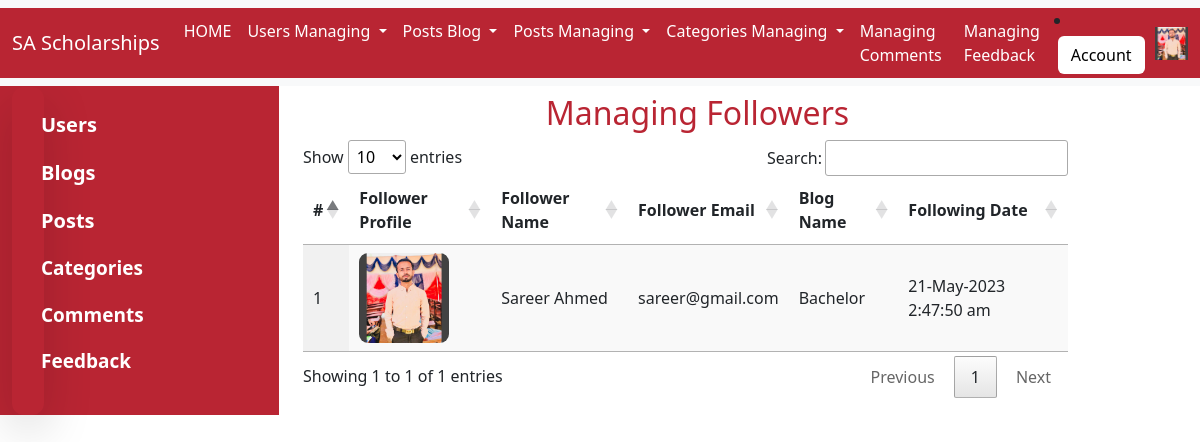
The page /admin/follower.php?blog_id=1 (signed in) on the database its author committed.
### tables this page shows
CREATE TABLE `user` (
  `user_id` int(11) NOT NULL AUTO_INCREMENT,
  `role_id` int(11) DEFAULT NULL,
  `first_name` varchar(50) NOT NULL,
  `last_name` varchar(50) NOT NULL,
  `email` varchar(50) DEFAULT NULL,
  `password` text NOT NULL,
  `gender` enum('Male','Female') DEFAULT NULL,
  `date_of_birth` date DEFAULT NULL,
  `user_image` text DEFAULT NULL,
  `address` text DEFAULT NULL,
  `is_approved` enum('Pending','Approved','Rejected') DEFAULT 'Pending',
  `is_active` enum('Active','InActive') DEFAULT NULL,
  `created_at` varchar(200) DEFAULT NULL,
  `updated_at` varchar(200) DEFAULT 'current_timestamp()',
  PRIMARY KEY (`user_id`),
  KEY `role_id` (`role_id`),
  CONSTRAINT `user_ibfk_1` FOREIGN KEY (`role_id`) REFERENCES `role` (`role_id`) ON DELETE CASCADE ON UPDATE CASCADE
);

CREATE TABLE `following_blog` (
  `follow_id` int(11) NOT NULL AUTO_INCREMENT,
  `follower_id` int(11) DEFAULT NULL,
  `blog_following_id` int(11) DEFAULT NULL,
  `status` enum('Followed','Unfollowed') DEFAULT 'Followed',
  `created_at` varchar(200) DEFAULT NULL,
  `updated_at` varchar(200) DEFAULT NULL,
  PRIMARY KEY (`follow_id`),
  KEY `blog_following_id` (`blog_following_id`),
  KEY `follower_id` (`follower_id`),
  CONSTRAINT `following_blog_ibfk_1` FOREIGN KEY (`blog_following_id`) REFERENCES `blog` (`blog_id`) ON DELETE CASCADE ON UPDATE CASCADE,
  CONSTRAINT `following_blog_ibfk_2` FOREIGN KEY (`follower_id`) REFERENCES `user` (`user_id`) ON DELETE CASCADE ON UPDATE CASCADE
);

CREATE TABLE `blog` (
  `blog_id` int(11) NOT NULL AUTO_INCREMENT,
  `user_id` int(11) DEFAULT NULL,
  `blog_title` varchar(200) DEFAULT NULL,
  `post_per_page` int(11) DEFAULT NULL,
  `blog_background_image` text DEFAULT NULL,
  `blog_status` enum('Active','InActive') DEFAULT NULL,
  `created_at` timestamp NOT NULL DEFAULT current_timestamp() ON UPDATE current_timestamp(),
  `updated_at` timestamp NULL DEFAULT NULL,
  PRIMARY KEY (`blog_id`),
  KEY `user_id` (`user_id`),
  CONSTRAINT `blog_ibfk_1` FOREIGN KEY (`user_id`) REFERENCES `user` (`user_id`) ON DELETE CASCADE ON UPDATE CASCADE
);

### admin/session.php (called while the page is built, shortened)
<?php
	require_once '../connection/connection.php';
				if (isset($_SESSION['session_user_id'])) {
					$query_login_user = "SELECT * FROM USER WHERE user_id='".$_SESSION['session_user_id']."'";
					$res_of_cheack_user = mysqli_query($connection, $query_login_user);
					if($res_of_cheack_user->num_rows>0){
					$login_user_data = mysqli_fetch_assoc($res_of_cheack_user);
					}
				}
 ?>

### admin/Table Data/followers-table.php (the view, shortened to what this page needs)
    <?php
        $query_following_blog = "SELECT `blog`.`blog_title` , user.`first_name`, user.`last_name`,user.`email`, user.`user_image`, `following_blog`.`status`,`following_blog`.`created_at`, `following_blog`.`updated_at` FROM blog INNER JOIN `following_blog` ON `blog`.`blog_id`=`following_blog`.`blog_following_id` INNER JOIN `user` ON user.`user_id`=`following_blog`.`follower_id` WHERE `following_blog`.`status`='Followed' AND `blog`.`blog_id`='{$_REQUEST['blog_id']}' ORDER BY `following_blog`.`updated_at` DESC";
        $res_following_blog = mysqli_query($connection, $query_following_blog);
 ?>
<!DOCTYPE html>
<html>
<head>
</head>
<body>
    <table id="followers_table" class="display" style="width:100%">
        <thead>
            <tr>
                <th>#</th>
                <th>Follower Profile</th>
                <th>Follower Name</th>
                <th>Follower Email</th>
                <th>Blog Name</th>
                <th>Following Date</th>
            </tr>
        </thead>
        <tbody>
             <?php
              if($res_following_blog->num_rows>0){
            $count=0;
            while ($following_blog_data = mysqli_fetch_assoc($res_following_blog)) {
                extract($following_blog_data);
             ?>
               <tr>
                <td><?php echo ++$count; ?></td>
                <td><img src="<?php echo "../".$user_image;  ?>" style="width: 90px; border-radius: 10%;" alt=""></td>
                <td><?php echo $first_name." ".$last_name;  ?></td>
                <td><?php echo $email;  ?></td>
                <td><?php echo $blog_title;  ?></td>
                <td><?php echo $time_new_design = date("j-M-Y g:i:s a",strtotime("$updated_at")); ?></td>
            </tr>
            <?php } } ?>
        </tbody>
    </table>
</body>
</html>

### admin/navbar.php (shortened to what this page needs)
  			<nav class="navbar navbar-expand-lg bg-body-tertiary " >
  <div class="container-fluid" id="navbar">
    <a class="navbar-brand" href="../index.php">SA Scholarships</a>
    <div class="collapse navbar-collapse" id="navbarSupportedContent">
      <ul class="navbar-nav me-auto mb-2 mb-lg-0">
        <li class="nav-item">
          <a class="nav-link active" aria-current="page"id="navbar_tabs" href="index.php">HOME</a>
        </li>
        <li class="nav-item dropdown">
          <a class="nav-link dropdown-toggle" href="#" role="button" data-bs-toggle="dropdown" aria-expanded="false">
            Users Managing
          </a>
        </li>
        <li class="nav-item dropdown">
          <a class="nav-link dropdown-toggle" href="#" role="button" data-bs-toggle="dropdown" aria-expanded="false">
            Posts Blog
          </a>
        </li>
        <li class="nav-item dropdown">
          <a class="nav-link dropdown-toggle" href="#" role="button" data-bs-toggle="dropdown" aria-expanded="false">
            Posts Managing
          </a>
        </li>
         <li class="nav-item dropdown">
          <a class="nav-link dropdown-toggle" href="#" role="button" data-bs-toggle="dropdown" aria-expanded="false">
            Categories Managing
          </a>
        </li>
        <li class="nav-item">
          <a class="nav-link" href="view-all-comments.php">Managing Comments</a>
        </li>
         <li class="nav-item">
          <a class="nav-link" href="view-all-feedback.php">Managing Feedback</a>
        </li>
      </ul>
			<li class="nav-item dropdown">
	          <a class="btn m-1" role="button" data-bs-toggle="dropdown" aria-expanded="false" style="background-color: white; color: black; ">Account</a>
	        </li>
	        <img class="" src=" <?php echo "../".$login_user_data['user_image']; ?>" style="width: 33px; height: 33px;">
    </div>
  </div>
</nav>

### admin/follower.php (style rules this page uses)
.navbar-brand, .nav-link { color: white; }
#navbar { background-color: #B92533; }
#navbar_tabs { color: white; }

### rows shown on the page
user: user_image (picture)
following_blog: follower.user_image (picture), follower.first_name "Sareer", follower.last_name "Ahmed", follower.email "sareer@gmail.com", blog_following.blog_title "Bachelor", updated_at "21-May-2023 2:47:50 am"
